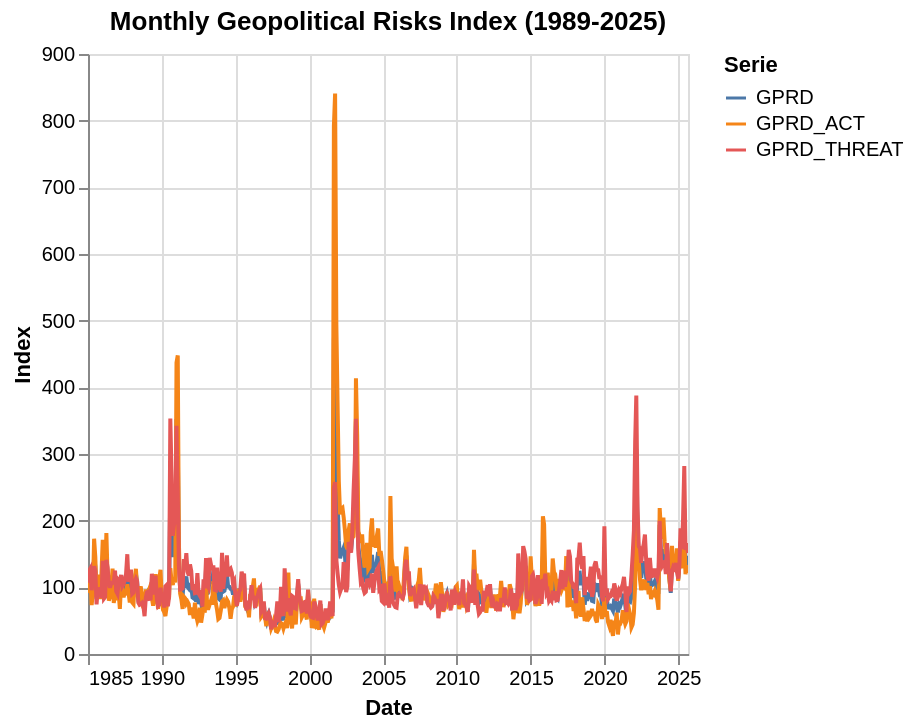

Write notebook code for a chart like this one.
### Markdown cell above
alt.Chart(monthly).mark_line().encode(
        x='Date:T',
        y='GPRD_ACT:Q',
        color='risk_index:Q'
    )

### Code cell
assert {'date', 'GPRD', 'GPRD_ACT', 'GPRD_THREAT'}.issubset(set(monthly.columns)), monthly.columns
indexes = ['GPRD', 'GPRD_ACT', 'GPRD_THREAT']

# ChatGPT "How can I make a graph in Altair that puts the three indexes in a single chart? I'm trying this syntax but is not working"
risk_behavior = (
    alt.Chart(monthly)
    .transform_fold(indexes, as_=['metric', 'value'])
    .mark_line()
    .encode(
        x=alt.X('date:T', title='Date'),
          y=alt.Y('value:Q', title='Index'),
          color=alt.Color('metric:N', title='Serie'),
          tooltip=[
              alt.Tooltip('yearmonth(date):O', title='Month'),
              alt.Tooltip('metric:N', title='Serie'),
              alt.Tooltip('value:Q', title='Value', format='.2f')
          ]
      )
      .properties(title='Monthly Geopolitical Risks Index (1989-2025)')
      .interactive()
)
risk_behavior

### Figure 1 — Vega-Lite specification as saved in the notebook (floating-point values rounded to 4 significant figures; data arrays with more than 128 entries replaced by an {"elided": "..."} marker saying what was removed)
{"config": {"view": {"continuousWidth": 300, "continuousHeight": 300}}, "data": {"name": "data-fe0e120c764f9a2a2e1ae49e8f1f3901"}, "mark": {"type": "line"}, "encoding": {"color": {"field": "metric", "title": "Serie", "type": "nominal"}, "tooltip": [{"field": "date", "timeUnit": "yearmonth", "title": "Month", "type": "ordinal"}, {"field": "metric", "title": "Serie", "type": "nominal"}, {"field": "value", "format": ".2f", "title": "Value", "type": "quantitative"}], "x": {"field": "date", "title": "Date", "type": "temporal"}, "y": {"field": "value", "title": "Index", "type": "quantitative"}}, "params": [{"name": "param_3", "select": {"type": "interval", "encodings": ["x", "y"]}, "bind": "scales"}], "title": "Monthly Geopolitical Risks Index (1989-2025)", "transform": [{"fold": ["GPRD", "GPRD_ACT", "GPRD_THREAT"], "as": ["metric", "value"]}], "$schema": "https://vega.github.io/schema/vega-lite/v5.20.1.json", "datasets": {"data-fe0e120c764f9a2a2e1ae49e8f1f3901": {"elided": "489 records"}}}
